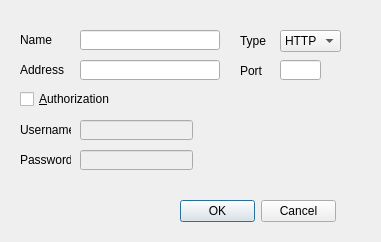
<?xml version="1.0" encoding="UTF-8"?>
<ui version="4.0">
 <class>Dialog_AddProxy</class>
 <widget class="QDialog" name="Dialog_AddProxy">
  <property name="geometry">
   <rect>
    <x>0</x>
    <y>0</y>
    <width>381</width>
    <height>242</height>
   </rect>
  </property>
  <property name="windowTitle">
   <string>Add Proxy</string>
  </property>
  <widget class="QLabel" name="label_user">
   <property name="geometry">
    <rect>
     <x>20</x>
     <y>120</y>
     <width>51</width>
     <height>20</height>
    </rect>
   </property>
   <property name="text">
    <string>Username</string>
   </property>
  </widget>
  <widget class="QCheckBox" name="checkBox_proxy_auth">
   <property name="geometry">
    <rect>
     <x>20</x>
     <y>90</y>
     <width>191</width>
     <height>18</height>
    </rect>
   </property>
   <property name="text">
    <string>&amp;Authorization</string>
   </property>
  </widget>
  <widget class="QLineEdit" name="le_username">
   <property name="enabled">
    <bool>false</bool>
   </property>
   <property name="geometry">
    <rect>
     <x>80</x>
     <y>120</y>
     <width>113</width>
     <height>20</height>
    </rect>
   </property>
  </widget>
  <widget class="QLabel" name="label_name">
   <property name="geometry">
    <rect>
     <x>20</x>
     <y>30</y>
     <width>51</width>
     <height>20</height>
    </rect>
   </property>
   <property name="text">
    <string comment="lable_name" extracomment="Proxy Name">Name</string>
   </property>
  </widget>
  <widget class="QLabel" name="label_pass">
   <property name="geometry">
    <rect>
     <x>20</x>
     <y>150</y>
     <width>51</width>
     <height>20</height>
    </rect>
   </property>
   <property name="text">
    <string>Password</string>
   </property>
  </widget>
  <widget class="QLineEdit" name="le_password">
   <property name="enabled">
    <bool>false</bool>
   </property>
   <property name="geometry">
    <rect>
     <x>80</x>
     <y>150</y>
     <width>113</width>
     <height>20</height>
    </rect>
   </property>
   <property name="echoMode">
    <enum>QLineEdit::Password</enum>
   </property>
  </widget>
  <widget class="QLabel" name="label_port">
   <property name="geometry">
    <rect>
     <x>240</x>
     <y>60</y>
     <width>31</width>
     <height>21</height>
    </rect>
   </property>
   <property name="text">
    <string>Port</string>
   </property>
  </widget>
  <widget class="QLineEdit" name="le_port">
   <property name="geometry">
    <rect>
     <x>280</x>
     <y>60</y>
     <width>41</width>
     <height>20</height>
    </rect>
   </property>
   <property name="maxLength">
    <number>5</number>
   </property>
  </widget>
  <widget class="QLineEdit" name="le_proxy_name">
   <property name="geometry">
    <rect>
     <x>80</x>
     <y>30</y>
     <width>140</width>
     <height>20</height>
    </rect>
   </property>
   <property name="maxLength">
    <number>255</number>
   </property>
  </widget>
  <widget class="QLabel" name="label_addr">
   <property name="geometry">
    <rect>
     <x>20</x>
     <y>60</y>
     <width>51</width>
     <height>20</height>
    </rect>
   </property>
   <property name="text">
    <string>Address</string>
   </property>
  </widget>
  <widget class="QLineEdit" name="le_address">
   <property name="geometry">
    <rect>
     <x>80</x>
     <y>60</y>
     <width>140</width>
     <height>20</height>
    </rect>
   </property>
   <property name="maxLength">
    <number>255</number>
   </property>
  </widget>
  <widget class="QComboBox" name="comboBox_type">
   <property name="geometry">
    <rect>
     <x>280</x>
     <y>30</y>
     <width>61</width>
     <height>22</height>
    </rect>
   </property>
   <item>
    <property name="text">
     <string>HTTP</string>
    </property>
   </item>
   <item>
    <property name="text">
     <string>SOCKS4</string>
    </property>
   </item>
   <item>
    <property name="text">
     <string>SOCKS5</string>
    </property>
   </item>
  </widget>
  <widget class="QLabel" name="label_type">
   <property name="geometry">
    <rect>
     <x>240</x>
     <y>30</y>
     <width>30</width>
     <height>21</height>
    </rect>
   </property>
   <property name="text">
    <string>Type</string>
   </property>
  </widget>
  <widget class="QDialogButtonBox" name="buttonBox">
   <property name="geometry">
    <rect>
     <x>180</x>
     <y>200</y>
     <width>156</width>
     <height>23</height>
    </rect>
   </property>
   <property name="standardButtons">
    <set>QDialogButtonBox::Cancel|QDialogButtonBox::Ok</set>
   </property>
  </widget>
 </widget>
 <tabstops>
  <tabstop>le_proxy_name</tabstop>
  <tabstop>comboBox_type</tabstop>
  <tabstop>le_address</tabstop>
  <tabstop>le_port</tabstop>
  <tabstop>checkBox_proxy_auth</tabstop>
  <tabstop>le_username</tabstop>
  <tabstop>le_password</tabstop>
 </tabstops>
 <resources/>
 <connections>
  <connection>
   <sender>checkBox_proxy_auth</sender>
   <signal>toggled(bool)</signal>
   <receiver>le_username</receiver>
   <slot>setEnabled(bool)</slot>
   <hints>
    <hint type="sourcelabel">
     <x>95</x>
     <y>98</y>
    </hint>
    <hint type="destinationlabel">
     <x>146</x>
     <y>129</y>
    </hint>
   </hints>
  </connection>
  <connection>
   <sender>checkBox_proxy_auth</sender>
   <signal>toggled(bool)</signal>
   <receiver>le_password</receiver>
   <slot>setEnabled(bool)</slot>
   <hints>
    <hint type="sourcelabel">
     <x>95</x>
     <y>98</y>
    </hint>
    <hint type="destinationlabel">
     <x>146</x>
     <y>159</y>
    </hint>
   </hints>
  </connection>
  <connection>
   <sender>buttonBox</sender>
   <signal>accepted()</signal>
   <receiver>Dialog_AddProxy</receiver>
   <slot>accept()</slot>
   <hints>
    <hint type="sourcelabel">
     <x>257</x>
     <y>211</y>
    </hint>
    <hint type="destinationlabel">
     <x>190</x>
     <y>120</y>
    </hint>
   </hints>
  </connection>
  <connection>
   <sender>buttonBox</sender>
   <signal>rejected()</signal>
   <receiver>Dialog_AddProxy</receiver>
   <slot>reject()</slot>
   <hints>
    <hint type="sourcelabel">
     <x>257</x>
     <y>211</y>
    </hint>
    <hint type="destinationlabel">
     <x>190</x>
     <y>120</y>
    </hint>
   </hints>
  </connection>
 </connections>
</ui>
